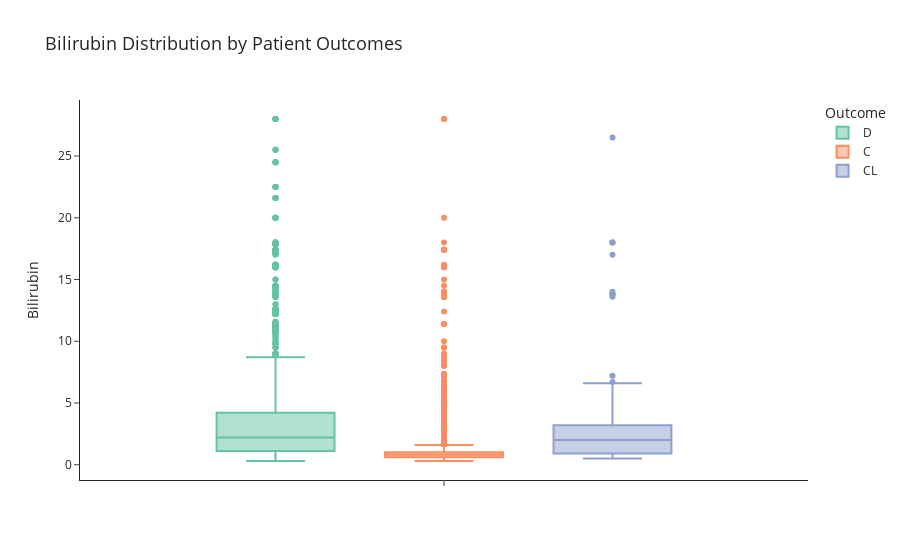
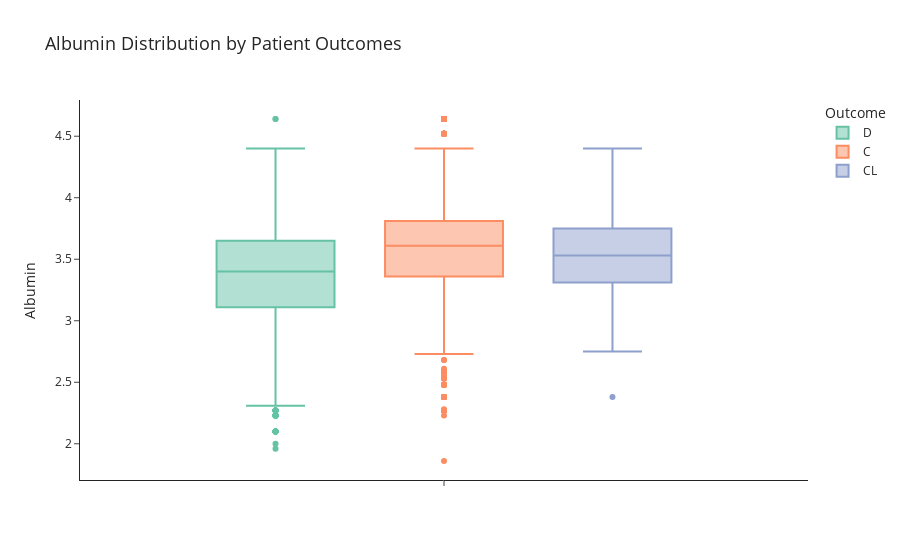
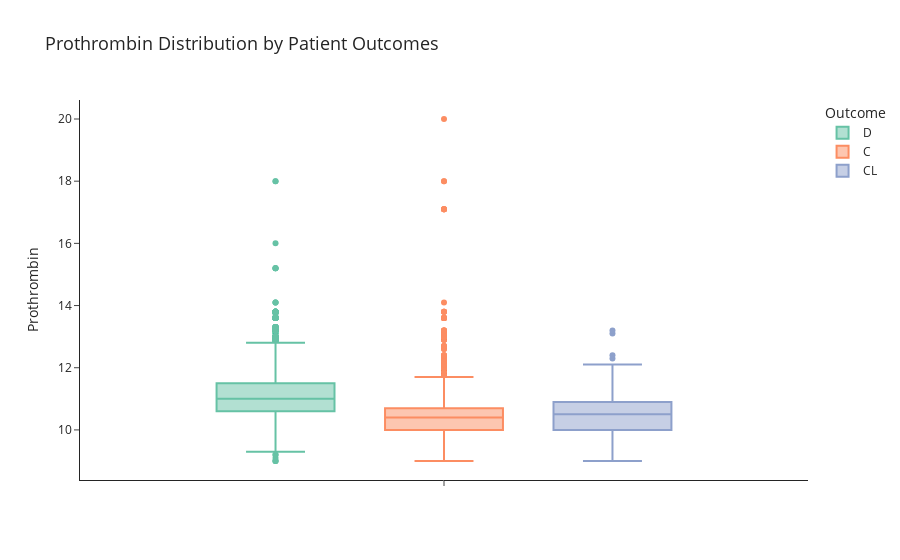
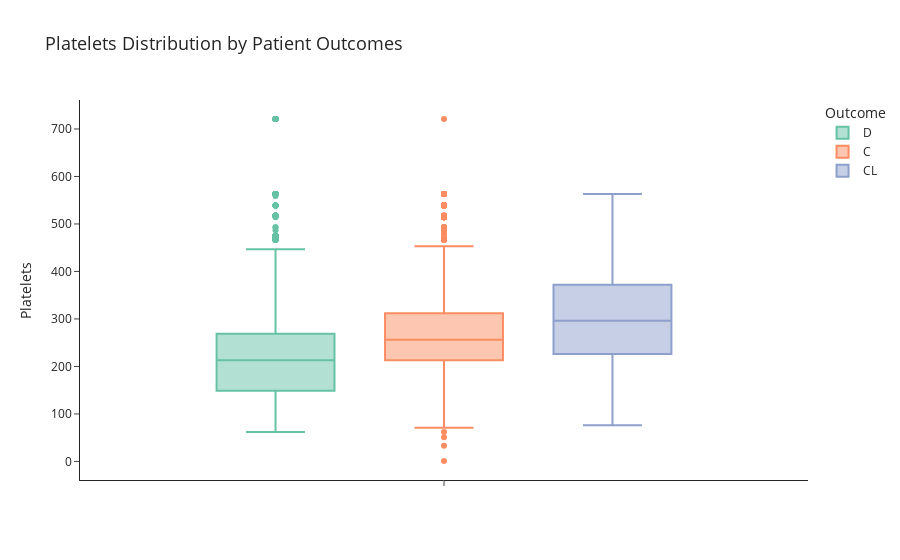

Write notebook code for charts like these, in order.
### Markdown cell above
<i>Clinical features vs Outcome</i>

### Code cell
# Distribution of other 4 important clinical features vs Outcome
clinical_features = ['Bilirubin', 'Albumin', 'Prothrombin', 'Platelets']
for feature in clinical_features:
    fig = px.box(train, 
                y=feature,
                color='Status',
                title=f'{feature} Distribution by Patient Outcomes',
                labels={feature:feature, 'Status':'Outcome'},
                color_discrete_sequence=px.colors.qualitative.Set2)

    fig.update_layout(title_font_size=18,
                    yaxis=dict(title=feature),
                    template='simple_white')
    fig.show()
    fig.write_image(f"{feature.lower()}_distribution.png")
    Image(f"{feature.lower()}_distribution.png")

### Figure 1 — Plotly figure (JSON) as saved in the notebook; plotly's stock layout.template omitted (floating-point values rounded to 4 significant figures; data arrays with more than 128 entries replaced by an {"elided": "..."} marker saying what was removed)
{"data": [{"alignmentgroup": "True", "hovertemplate": "Outcome=D<br>Bilirubin=%{y}<extra></extra>", "legendgroup": "D", "marker": {"color": "rgb(102,194,165)"}, "name": "D", "notched": false, "offsetgroup": "D", "orientation": "v", "showlegend": true, "type": "box", "x0": " ", "xaxis": "x", "y": {"elided": "4540 float values"}, "y0": " ", "yaxis": "y"}, {"alignmentgroup": "True", "hovertemplate": "Outcome=C<br>Bilirubin=%{y}<extra></extra>", "legendgroup": "C", "marker": {"color": "rgb(252,141,98)"}, "name": "C", "notched": false, "offsetgroup": "C", "orientation": "v", "showlegend": true, "type": "box", "x0": " ", "xaxis": "x", "y": {"elided": "10087 float values"}, "y0": " ", "yaxis": "y"}, {"alignmentgroup": "True", "hovertemplate": "Outcome=CL<br>Bilirubin=%{y}<extra></extra>", "legendgroup": "CL", "marker": {"color": "rgb(141,160,203)"}, "name": "CL", "notched": false, "offsetgroup": "CL", "orientation": "v", "showlegend": true, "type": "box", "x0": " ", "xaxis": "x", "y": {"elided": "351 float values"}, "y0": " ", "yaxis": "y"}], "layout": {"boxmode": "group", "legend": {"title": {"text": "Outcome"}, "tracegroupgap": 0}, "title": {"font": {"size": 18}, "text": "Bilirubin Distribution by Patient Outcomes"}, "xaxis": {"anchor": "y", "domain": [0, 1]}, "yaxis": {"anchor": "x", "domain": [0, 1], "title": {"text": "Bilirubin"}}}}

### Figure 2 — Plotly figure (JSON) as saved in the notebook; plotly's stock layout.template omitted (floating-point values rounded to 4 significant figures; data arrays with more than 128 entries replaced by an {"elided": "..."} marker saying what was removed)
{"data": [{"alignmentgroup": "True", "hovertemplate": "Outcome=D<br>Albumin=%{y}<extra></extra>", "legendgroup": "D", "marker": {"color": "rgb(102,194,165)"}, "name": "D", "notched": false, "offsetgroup": "D", "orientation": "v", "showlegend": true, "type": "box", "x0": " ", "xaxis": "x", "y": {"elided": "4540 float values"}, "y0": " ", "yaxis": "y"}, {"alignmentgroup": "True", "hovertemplate": "Outcome=C<br>Albumin=%{y}<extra></extra>", "legendgroup": "C", "marker": {"color": "rgb(252,141,98)"}, "name": "C", "notched": false, "offsetgroup": "C", "orientation": "v", "showlegend": true, "type": "box", "x0": " ", "xaxis": "x", "y": {"elided": "10087 float values"}, "y0": " ", "yaxis": "y"}, {"alignmentgroup": "True", "hovertemplate": "Outcome=CL<br>Albumin=%{y}<extra></extra>", "legendgroup": "CL", "marker": {"color": "rgb(141,160,203)"}, "name": "CL", "notched": false, "offsetgroup": "CL", "orientation": "v", "showlegend": true, "type": "box", "x0": " ", "xaxis": "x", "y": {"elided": "351 float values"}, "y0": " ", "yaxis": "y"}], "layout": {"boxmode": "group", "legend": {"title": {"text": "Outcome"}, "tracegroupgap": 0}, "title": {"font": {"size": 18}, "text": "Albumin Distribution by Patient Outcomes"}, "xaxis": {"anchor": "y", "domain": [0, 1]}, "yaxis": {"anchor": "x", "domain": [0, 1], "title": {"text": "Albumin"}}}}

### Figure 3 — Plotly figure (JSON) as saved in the notebook; plotly's stock layout.template omitted (floating-point values rounded to 4 significant figures; data arrays with more than 128 entries replaced by an {"elided": "..."} marker saying what was removed)
{"data": [{"alignmentgroup": "True", "hovertemplate": "Outcome=D<br>Prothrombin=%{y}<extra></extra>", "legendgroup": "D", "marker": {"color": "rgb(102,194,165)"}, "name": "D", "notched": false, "offsetgroup": "D", "orientation": "v", "showlegend": true, "type": "box", "x0": " ", "xaxis": "x", "y": {"elided": "4540 float values"}, "y0": " ", "yaxis": "y"}, {"alignmentgroup": "True", "hovertemplate": "Outcome=C<br>Prothrombin=%{y}<extra></extra>", "legendgroup": "C", "marker": {"color": "rgb(252,141,98)"}, "name": "C", "notched": false, "offsetgroup": "C", "orientation": "v", "showlegend": true, "type": "box", "x0": " ", "xaxis": "x", "y": {"elided": "10087 float values"}, "y0": " ", "yaxis": "y"}, {"alignmentgroup": "True", "hovertemplate": "Outcome=CL<br>Prothrombin=%{y}<extra></extra>", "legendgroup": "CL", "marker": {"color": "rgb(141,160,203)"}, "name": "CL", "notched": false, "offsetgroup": "CL", "orientation": "v", "showlegend": true, "type": "box", "x0": " ", "xaxis": "x", "y": {"elided": "351 float values"}, "y0": " ", "yaxis": "y"}], "layout": {"boxmode": "group", "legend": {"title": {"text": "Outcome"}, "tracegroupgap": 0}, "title": {"font": {"size": 18}, "text": "Prothrombin Distribution by Patient Outcomes"}, "xaxis": {"anchor": "y", "domain": [0, 1]}, "yaxis": {"anchor": "x", "domain": [0, 1], "title": {"text": "Prothrombin"}}}}

### Figure 4 — Plotly figure (JSON) as saved in the notebook; plotly's stock layout.template omitted (floating-point values rounded to 4 significant figures; data arrays with more than 128 entries replaced by an {"elided": "..."} marker saying what was removed)
{"data": [{"alignmentgroup": "True", "hovertemplate": "Outcome=D<br>Platelets=%{y}<extra></extra>", "legendgroup": "D", "marker": {"color": "rgb(102,194,165)"}, "name": "D", "notched": false, "offsetgroup": "D", "orientation": "v", "showlegend": true, "type": "box", "x0": " ", "xaxis": "x", "y": {"elided": "4540 int values"}, "y0": " ", "yaxis": "y"}, {"alignmentgroup": "True", "hovertemplate": "Outcome=C<br>Platelets=%{y}<extra></extra>", "legendgroup": "C", "marker": {"color": "rgb(252,141,98)"}, "name": "C", "notched": false, "offsetgroup": "C", "orientation": "v", "showlegend": true, "type": "box", "x0": " ", "xaxis": "x", "y": {"elided": "10087 float values"}, "y0": " ", "yaxis": "y"}, {"alignmentgroup": "True", "hovertemplate": "Outcome=CL<br>Platelets=%{y}<extra></extra>", "legendgroup": "CL", "marker": {"color": "rgb(141,160,203)"}, "name": "CL", "notched": false, "offsetgroup": "CL", "orientation": "v", "showlegend": true, "type": "box", "x0": " ", "xaxis": "x", "y": {"elided": "351 int values"}, "y0": " ", "yaxis": "y"}], "layout": {"boxmode": "group", "legend": {"title": {"text": "Outcome"}, "tracegroupgap": 0}, "title": {"font": {"size": 18}, "text": "Platelets Distribution by Patient Outcomes"}, "xaxis": {"anchor": "y", "domain": [0, 1]}, "yaxis": {"anchor": "x", "domain": [0, 1], "title": {"text": "Platelets"}}}}
